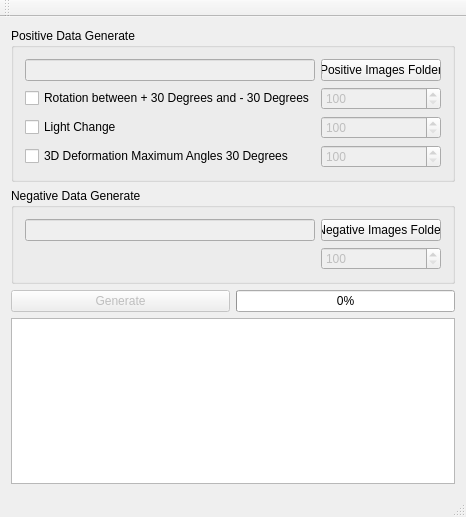
<?xml version="1.0" encoding="UTF-8"?>
<ui version="4.0">
 <class>MainWindow</class>
 <widget class="QMainWindow" name="MainWindow">
  <property name="geometry">
   <rect>
    <x>0</x>
    <y>0</y>
    <width>450</width>
    <height>517</height>
   </rect>
  </property>
  <property name="sizePolicy">
   <sizepolicy hsizetype="Fixed" vsizetype="Fixed">
    <horstretch>0</horstretch>
    <verstretch>0</verstretch>
   </sizepolicy>
  </property>
  <property name="windowTitle">
   <string>MainWindow</string>
  </property>
  <widget class="QWidget" name="centralWidget">
   <layout class="QGridLayout" name="gridLayout">
    <item row="2" column="0">
     <widget class="QPushButton" name="generateButton">
      <property name="enabled">
       <bool>false</bool>
      </property>
      <property name="sizePolicy">
       <sizepolicy hsizetype="Expanding" vsizetype="Fixed">
        <horstretch>0</horstretch>
        <verstretch>0</verstretch>
       </sizepolicy>
      </property>
      <property name="text">
       <string>Generate</string>
      </property>
     </widget>
    </item>
    <item row="2" column="1">
     <widget class="QProgressBar" name="progressBar">
      <property name="value">
       <number>0</number>
      </property>
     </widget>
    </item>
    <item row="0" column="0" colspan="2">
     <widget class="QGroupBox" name="groupBox_2">
      <property name="title">
       <string>Positive Data Generate</string>
      </property>
      <layout class="QGridLayout" name="gridLayout_3">
       <item row="0" column="0">
        <widget class="QLineEdit" name="PositiveLineEdit">
         <property name="enabled">
          <bool>false</bool>
         </property>
        </widget>
       </item>
       <item row="0" column="1">
        <widget class="QPushButton" name="PositiveLoadButton">
         <property name="minimumSize">
          <size>
           <width>120</width>
           <height>0</height>
          </size>
         </property>
         <property name="text">
          <string>Positive Images Folder</string>
         </property>
        </widget>
       </item>
       <item row="1" column="0">
        <widget class="QCheckBox" name="checkBox_Rotation">
         <property name="text">
          <string>Rotation between + 30 Degrees and - 30 Degrees</string>
         </property>
        </widget>
       </item>
       <item row="2" column="0">
        <widget class="QCheckBox" name="checkBox_Light">
         <property name="text">
          <string>Light Change</string>
         </property>
        </widget>
       </item>
       <item row="3" column="0">
        <widget class="QCheckBox" name="checkBox_Deformation">
         <property name="text">
          <string>3D Deformation Maximum Angles 30 Degrees</string>
         </property>
        </widget>
       </item>
       <item row="1" column="1">
        <widget class="QSpinBox" name="spinBox_Rotation">
         <property name="enabled">
          <bool>false</bool>
         </property>
         <property name="minimum">
          <number>100</number>
         </property>
         <property name="maximum">
          <number>100000</number>
         </property>
        </widget>
       </item>
       <item row="2" column="1">
        <widget class="QSpinBox" name="spinBox_Light">
         <property name="enabled">
          <bool>false</bool>
         </property>
         <property name="minimum">
          <number>100</number>
         </property>
         <property name="maximum">
          <number>100000</number>
         </property>
        </widget>
       </item>
       <item row="3" column="1">
        <widget class="QSpinBox" name="spinBox_Deformation">
         <property name="enabled">
          <bool>false</bool>
         </property>
         <property name="minimum">
          <number>100</number>
         </property>
         <property name="maximum">
          <number>100000</number>
         </property>
        </widget>
       </item>
      </layout>
     </widget>
    </item>
    <item row="1" column="0" colspan="2">
     <widget class="QGroupBox" name="groupBox">
      <property name="title">
       <string>Negative Data Generate</string>
      </property>
      <layout class="QGridLayout" name="gridLayout_2">
       <item row="0" column="0" colspan="2">
        <widget class="QLineEdit" name="NegativeLineEdit">
         <property name="enabled">
          <bool>false</bool>
         </property>
        </widget>
       </item>
       <item row="0" column="2">
        <widget class="QPushButton" name="NegativeLoadButton">
         <property name="sizePolicy">
          <sizepolicy hsizetype="MinimumExpanding" vsizetype="Fixed">
           <horstretch>0</horstretch>
           <verstretch>0</verstretch>
          </sizepolicy>
         </property>
         <property name="maximumSize">
          <size>
           <width>120</width>
           <height>16777215</height>
          </size>
         </property>
         <property name="text">
          <string>Negative Images Folder</string>
         </property>
        </widget>
       </item>
       <item row="1" column="2">
        <widget class="QSpinBox" name="spinBox_NegativeGenerate">
         <property name="enabled">
          <bool>false</bool>
         </property>
         <property name="minimum">
          <number>100</number>
         </property>
         <property name="maximum">
          <number>500000</number>
         </property>
        </widget>
       </item>
      </layout>
     </widget>
    </item>
    <item row="3" column="0" colspan="2">
     <widget class="QTextBrowser" name="LogTextBrowser"/>
    </item>
   </layout>
  </widget>
  <widget class="QMenuBar" name="menuBar">
   <property name="geometry">
    <rect>
     <x>0</x>
     <y>0</y>
     <width>450</width>
     <height>22</height>
    </rect>
   </property>
  </widget>
  <widget class="QToolBar" name="mainToolBar">
   <attribute name="toolBarArea">
    <enum>TopToolBarArea</enum>
   </attribute>
   <attribute name="toolBarBreak">
    <bool>false</bool>
   </attribute>
  </widget>
  <widget class="QStatusBar" name="statusBar"/>
 </widget>
 <layoutdefault spacing="6" margin="11"/>
 <resources/>
 <connections/>
</ui>
